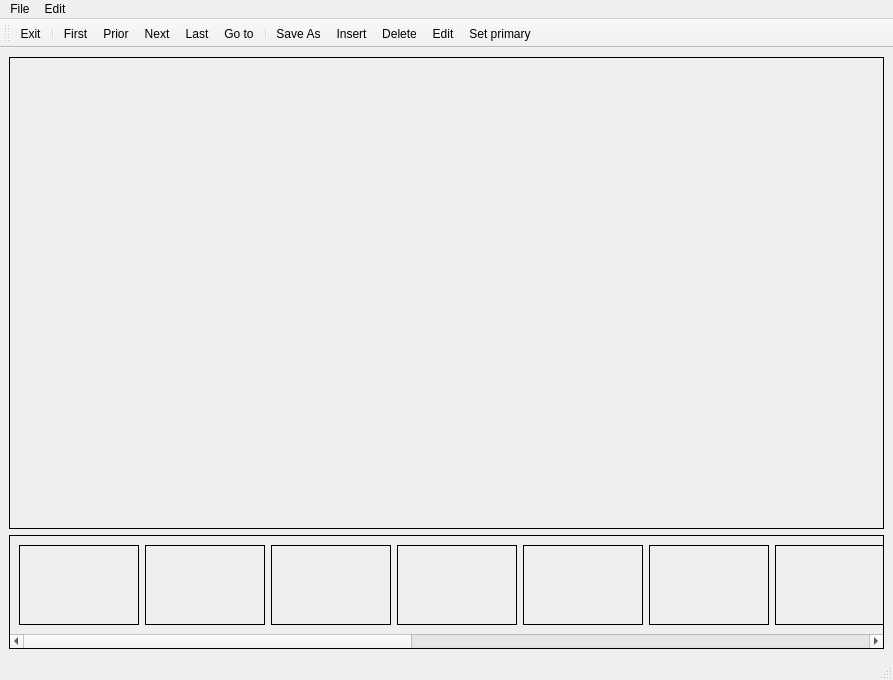
<?xml version="1.0" encoding="UTF-8"?>
<ui version="4.0">
 <class>CAlbum</class>
 <widget class="QMainWindow" name="CAlbum">
  <property name="windowModality">
   <enum>Qt::WindowModal</enum>
  </property>
  <property name="geometry">
   <rect>
    <x>0</x>
    <y>0</y>
    <width>893</width>
    <height>680</height>
   </rect>
  </property>
  <property name="windowTitle">
   <string>XXXDb - photo album</string>
  </property>
  <widget class="QWidget" name="centralwidget">
   <layout class="QGridLayout" name="gridLayout_2">
    <item row="0" column="0">
     <widget class="QLabel" name="lblPhoto">
      <property name="sizePolicy">
       <sizepolicy hsizetype="Expanding" vsizetype="Expanding">
        <horstretch>0</horstretch>
        <verstretch>0</verstretch>
       </sizepolicy>
      </property>
      <property name="frameShape">
       <enum>QFrame::Box</enum>
      </property>
      <property name="alignment">
       <set>Qt::AlignCenter</set>
      </property>
     </widget>
    </item>
    <item row="1" column="0">
     <widget class="QScrollArea" name="saPhotosMini">
      <property name="sizePolicy">
       <sizepolicy hsizetype="Expanding" vsizetype="Fixed">
        <horstretch>0</horstretch>
        <verstretch>0</verstretch>
       </sizepolicy>
      </property>
      <property name="minimumSize">
       <size>
        <width>0</width>
        <height>0</height>
       </size>
      </property>
      <property name="maximumSize">
       <size>
        <width>16777215</width>
        <height>120</height>
       </size>
      </property>
      <property name="frameShape">
       <enum>QFrame::Box</enum>
      </property>
      <property name="frameShadow">
       <enum>QFrame::Plain</enum>
      </property>
      <property name="horizontalScrollBarPolicy">
       <enum>Qt::ScrollBarAlwaysOn</enum>
      </property>
      <property name="widgetResizable">
       <bool>true</bool>
      </property>
      <widget class="QWidget" name="scrollAreaWidgetContents">
       <property name="geometry">
        <rect>
         <x>0</x>
         <y>0</y>
         <width>1902</width>
         <height>98</height>
        </rect>
       </property>
       <layout class="QGridLayout" name="gridLayout_3">
        <item row="0" column="0">
         <widget class="QLabel" name="lblPhotoMini_1">
          <property name="minimumSize">
           <size>
            <width>120</width>
            <height>80</height>
           </size>
          </property>
          <property name="maximumSize">
           <size>
            <width>120</width>
            <height>80</height>
           </size>
          </property>
          <property name="frameShape">
           <enum>QFrame::Box</enum>
          </property>
          <property name="alignment">
           <set>Qt::AlignCenter</set>
          </property>
         </widget>
        </item>
        <item row="0" column="1">
         <widget class="QLabel" name="lblPhotoMini_2">
          <property name="minimumSize">
           <size>
            <width>120</width>
            <height>80</height>
           </size>
          </property>
          <property name="maximumSize">
           <size>
            <width>120</width>
            <height>80</height>
           </size>
          </property>
          <property name="frameShape">
           <enum>QFrame::Box</enum>
          </property>
          <property name="alignment">
           <set>Qt::AlignCenter</set>
          </property>
         </widget>
        </item>
        <item row="0" column="2">
         <widget class="QLabel" name="lblPhotoMini_3">
          <property name="minimumSize">
           <size>
            <width>120</width>
            <height>80</height>
           </size>
          </property>
          <property name="maximumSize">
           <size>
            <width>120</width>
            <height>80</height>
           </size>
          </property>
          <property name="frameShape">
           <enum>QFrame::Box</enum>
          </property>
          <property name="alignment">
           <set>Qt::AlignCenter</set>
          </property>
         </widget>
        </item>
        <item row="0" column="3">
         <widget class="QLabel" name="lblPhotoMini_4">
          <property name="minimumSize">
           <size>
            <width>120</width>
            <height>80</height>
           </size>
          </property>
          <property name="maximumSize">
           <size>
            <width>120</width>
            <height>80</height>
           </size>
          </property>
          <property name="frameShape">
           <enum>QFrame::Box</enum>
          </property>
          <property name="alignment">
           <set>Qt::AlignCenter</set>
          </property>
         </widget>
        </item>
        <item row="0" column="4">
         <widget class="QLabel" name="lblPhotoMini_5">
          <property name="minimumSize">
           <size>
            <width>120</width>
            <height>80</height>
           </size>
          </property>
          <property name="maximumSize">
           <size>
            <width>120</width>
            <height>80</height>
           </size>
          </property>
          <property name="frameShape">
           <enum>QFrame::Box</enum>
          </property>
          <property name="alignment">
           <set>Qt::AlignCenter</set>
          </property>
         </widget>
        </item>
        <item row="0" column="5">
         <widget class="QLabel" name="lblPhotoMini_6">
          <property name="minimumSize">
           <size>
            <width>120</width>
            <height>80</height>
           </size>
          </property>
          <property name="maximumSize">
           <size>
            <width>120</width>
            <height>80</height>
           </size>
          </property>
          <property name="frameShape">
           <enum>QFrame::Box</enum>
          </property>
          <property name="alignment">
           <set>Qt::AlignCenter</set>
          </property>
         </widget>
        </item>
        <item row="0" column="6">
         <widget class="QLabel" name="lblPhotoMini_7">
          <property name="minimumSize">
           <size>
            <width>120</width>
            <height>80</height>
           </size>
          </property>
          <property name="maximumSize">
           <size>
            <width>120</width>
            <height>80</height>
           </size>
          </property>
          <property name="frameShape">
           <enum>QFrame::Box</enum>
          </property>
          <property name="alignment">
           <set>Qt::AlignCenter</set>
          </property>
         </widget>
        </item>
        <item row="0" column="7">
         <widget class="QLabel" name="lblPhotoMini_8">
          <property name="minimumSize">
           <size>
            <width>120</width>
            <height>80</height>
           </size>
          </property>
          <property name="maximumSize">
           <size>
            <width>120</width>
            <height>80</height>
           </size>
          </property>
          <property name="frameShape">
           <enum>QFrame::Box</enum>
          </property>
          <property name="alignment">
           <set>Qt::AlignCenter</set>
          </property>
         </widget>
        </item>
        <item row="0" column="8">
         <widget class="QLabel" name="lblPhotoMini_9">
          <property name="minimumSize">
           <size>
            <width>120</width>
            <height>80</height>
           </size>
          </property>
          <property name="maximumSize">
           <size>
            <width>120</width>
            <height>80</height>
           </size>
          </property>
          <property name="frameShape">
           <enum>QFrame::Box</enum>
          </property>
          <property name="alignment">
           <set>Qt::AlignCenter</set>
          </property>
         </widget>
        </item>
        <item row="0" column="9">
         <widget class="QLabel" name="lblPhotoMini_10">
          <property name="minimumSize">
           <size>
            <width>120</width>
            <height>80</height>
           </size>
          </property>
          <property name="maximumSize">
           <size>
            <width>120</width>
            <height>80</height>
           </size>
          </property>
          <property name="frameShape">
           <enum>QFrame::Box</enum>
          </property>
          <property name="alignment">
           <set>Qt::AlignCenter</set>
          </property>
         </widget>
        </item>
        <item row="0" column="10">
         <widget class="QLabel" name="lblPhotoMini_11">
          <property name="minimumSize">
           <size>
            <width>120</width>
            <height>80</height>
           </size>
          </property>
          <property name="maximumSize">
           <size>
            <width>120</width>
            <height>80</height>
           </size>
          </property>
          <property name="frameShape">
           <enum>QFrame::Box</enum>
          </property>
          <property name="alignment">
           <set>Qt::AlignCenter</set>
          </property>
         </widget>
        </item>
        <item row="0" column="11">
         <widget class="QLabel" name="lblPhotoMini_12">
          <property name="minimumSize">
           <size>
            <width>120</width>
            <height>80</height>
           </size>
          </property>
          <property name="maximumSize">
           <size>
            <width>120</width>
            <height>80</height>
           </size>
          </property>
          <property name="frameShape">
           <enum>QFrame::Box</enum>
          </property>
          <property name="alignment">
           <set>Qt::AlignCenter</set>
          </property>
         </widget>
        </item>
        <item row="0" column="12">
         <widget class="QLabel" name="lblPhotoMini_13">
          <property name="minimumSize">
           <size>
            <width>120</width>
            <height>80</height>
           </size>
          </property>
          <property name="maximumSize">
           <size>
            <width>120</width>
            <height>80</height>
           </size>
          </property>
          <property name="frameShape">
           <enum>QFrame::Box</enum>
          </property>
          <property name="alignment">
           <set>Qt::AlignCenter</set>
          </property>
         </widget>
        </item>
        <item row="0" column="13">
         <widget class="QLabel" name="lblPhotoMini_14">
          <property name="minimumSize">
           <size>
            <width>120</width>
            <height>80</height>
           </size>
          </property>
          <property name="maximumSize">
           <size>
            <width>120</width>
            <height>80</height>
           </size>
          </property>
          <property name="frameShape">
           <enum>QFrame::Box</enum>
          </property>
          <property name="alignment">
           <set>Qt::AlignCenter</set>
          </property>
         </widget>
        </item>
        <item row="0" column="14">
         <widget class="QLabel" name="lblPhotoMini_15">
          <property name="minimumSize">
           <size>
            <width>120</width>
            <height>80</height>
           </size>
          </property>
          <property name="maximumSize">
           <size>
            <width>120</width>
            <height>80</height>
           </size>
          </property>
          <property name="frameShape">
           <enum>QFrame::Box</enum>
          </property>
          <property name="alignment">
           <set>Qt::AlignCenter</set>
          </property>
         </widget>
        </item>
       </layout>
      </widget>
     </widget>
    </item>
   </layout>
  </widget>
  <widget class="QMenuBar" name="mbMain">
   <property name="geometry">
    <rect>
     <x>0</x>
     <y>0</y>
     <width>893</width>
     <height>21</height>
    </rect>
   </property>
   <widget class="QMenu" name="mnuFile">
    <property name="title">
     <string>File</string>
    </property>
    <addaction name="actFile_Exit"/>
   </widget>
   <widget class="QMenu" name="mnuEdit">
    <property name="title">
     <string>Edit</string>
    </property>
    <addaction name="actEdit_First"/>
    <addaction name="actEdit_Prior"/>
    <addaction name="actEdit_Next"/>
    <addaction name="actEdit_Last"/>
    <addaction name="actEdit_GoTo"/>
    <addaction name="separator"/>
    <addaction name="actEdit_SaveAs"/>
    <addaction name="actEdit_Insert"/>
    <addaction name="actEdit_Delete"/>
    <addaction name="actEdit_Edit"/>
    <addaction name="actEdit_SetPrimary"/>
   </widget>
   <addaction name="mnuFile"/>
   <addaction name="mnuEdit"/>
  </widget>
  <widget class="QStatusBar" name="staInfo"/>
  <widget class="QToolBar" name="tbMain">
   <property name="windowTitle">
    <string>toolBar</string>
   </property>
   <attribute name="toolBarArea">
    <enum>TopToolBarArea</enum>
   </attribute>
   <attribute name="toolBarBreak">
    <bool>false</bool>
   </attribute>
   <addaction name="actFile_Exit"/>
   <addaction name="separator"/>
   <addaction name="actEdit_First"/>
   <addaction name="actEdit_Prior"/>
   <addaction name="actEdit_Next"/>
   <addaction name="actEdit_Last"/>
   <addaction name="actEdit_GoTo"/>
   <addaction name="separator"/>
   <addaction name="actEdit_SaveAs"/>
   <addaction name="actEdit_Insert"/>
   <addaction name="actEdit_Delete"/>
   <addaction name="actEdit_Edit"/>
   <addaction name="actEdit_SetPrimary"/>
  </widget>
  <action name="actFile_Exit">
   <property name="icon">
    <iconset resource="../Resources/App.qrc">
     <normaloff>:/Menu/Menu/Exit.png</normaloff>:/Menu/Menu/Exit.png</iconset>
   </property>
   <property name="text">
    <string>Exit</string>
   </property>
  </action>
  <action name="actEdit_First">
   <property name="icon">
    <iconset resource="../Resources/App.qrc">
     <normaloff>:/Menu/Menu/First.png</normaloff>:/Menu/Menu/First.png</iconset>
   </property>
   <property name="text">
    <string>First</string>
   </property>
  </action>
  <action name="actEdit_Prior">
   <property name="icon">
    <iconset resource="../Resources/App.qrc">
     <normaloff>:/Menu/Menu/Prior.png</normaloff>:/Menu/Menu/Prior.png</iconset>
   </property>
   <property name="text">
    <string>Prior</string>
   </property>
  </action>
  <action name="actEdit_Next">
   <property name="icon">
    <iconset resource="../Resources/App.qrc">
     <normaloff>:/Menu/Menu/Next.png</normaloff>:/Menu/Menu/Next.png</iconset>
   </property>
   <property name="text">
    <string>Next</string>
   </property>
  </action>
  <action name="actEdit_Last">
   <property name="icon">
    <iconset resource="../Resources/App.qrc">
     <normaloff>:/Menu/Menu/Last.png</normaloff>:/Menu/Menu/Last.png</iconset>
   </property>
   <property name="text">
    <string>Last</string>
   </property>
  </action>
  <action name="actEdit_GoTo">
   <property name="icon">
    <iconset resource="../Resources/App.qrc">
     <normaloff>:/Menu/Menu/GoTo.png</normaloff>:/Menu/Menu/GoTo.png</iconset>
   </property>
   <property name="text">
    <string>Go to...</string>
   </property>
   <property name="toolTip">
    <string>Go to...</string>
   </property>
  </action>
  <action name="actEdit_Insert">
   <property name="icon">
    <iconset resource="../Resources/App.qrc">
     <normaloff>:/Menu/Menu/Insert.png</normaloff>:/Menu/Menu/Insert.png</iconset>
   </property>
   <property name="text">
    <string>Insert</string>
   </property>
  </action>
  <action name="actEdit_Delete">
   <property name="icon">
    <iconset resource="../Resources/App.qrc">
     <normaloff>:/Menu/Menu/Delete.png</normaloff>:/Menu/Menu/Delete.png</iconset>
   </property>
   <property name="text">
    <string>Delete</string>
   </property>
  </action>
  <action name="actEdit_Edit">
   <property name="icon">
    <iconset resource="../Resources/App.qrc">
     <normaloff>:/Menu/Menu/Edit.png</normaloff>:/Menu/Menu/Edit.png</iconset>
   </property>
   <property name="text">
    <string>Edit</string>
   </property>
  </action>
  <action name="actEdit_SaveAs">
   <property name="icon">
    <iconset resource="../Resources/App.qrc">
     <normaloff>:/Menu/Menu/SaveAs.png</normaloff>:/Menu/Menu/SaveAs.png</iconset>
   </property>
   <property name="text">
    <string>Save As...</string>
   </property>
   <property name="toolTip">
    <string>Save As...</string>
   </property>
  </action>
  <action name="actEdit_SetPrimary">
   <property name="icon">
    <iconset resource="../Resources/App.qrc">
     <normaloff>:/Menu/Menu/SetPrimaryImage.png</normaloff>:/Menu/Menu/SetPrimaryImage.png</iconset>
   </property>
   <property name="text">
    <string>Set primary</string>
   </property>
   <property name="toolTip">
    <string>Set primary</string>
   </property>
  </action>
 </widget>
 <resources>
  <include location="../Resources/App.qrc"/>
 </resources>
 <connections/>
</ui>
